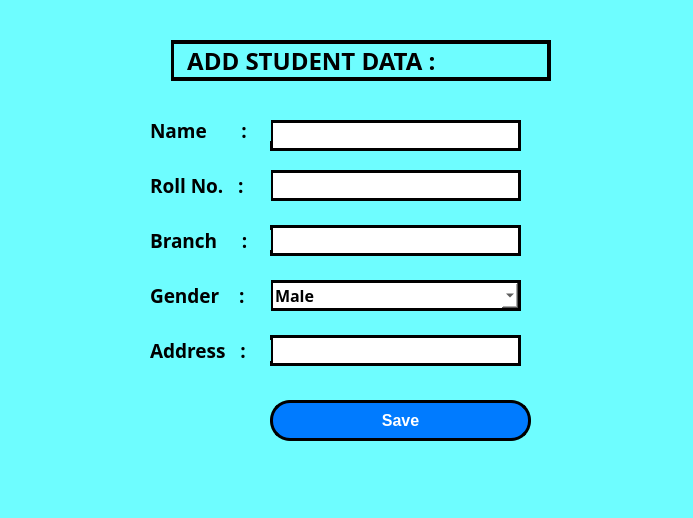
<?xml version="1.0" encoding="UTF-8"?>
<ui version="4.0">
 <class>AddStudentDialog</class>
 <widget class="QDialog" name="AddStudentDialog">
  <property name="geometry">
   <rect>
    <x>0</x>
    <y>0</y>
    <width>693</width>
    <height>518</height>
   </rect>
  </property>
  <property name="windowTitle">
   <string>Add Student Page</string>
  </property>
  <property name="windowIcon">
   <iconset resource="resource.qrc">
    <normaloff>:/img/pic/1.png</normaloff>:/img/pic/1.png</iconset>
  </property>
  <property name="styleSheet">
   <string notr="true">
color: rgb(0, 0, 0);
background-color: rgb(110, 253, 255);</string>
  </property>
  <widget class="QLineEdit" name="namelineEdit">
   <property name="geometry">
    <rect>
     <x>270</x>
     <y>120</y>
     <width>251</width>
     <height>31</height>
    </rect>
   </property>
   <property name="font">
    <font>
     <family>Bell MT</family>
     <pointsize>12</pointsize>
     <bold>true</bold>
    </font>
   </property>
   <property name="styleSheet">
    <string notr="true">border: 3px solid black;
background-color: rgb(255, 255, 255);
</string>
   </property>
  </widget>
  <widget class="QLineEdit" name="rolllineEdit">
   <property name="geometry">
    <rect>
     <x>270</x>
     <y>170</y>
     <width>251</width>
     <height>31</height>
    </rect>
   </property>
   <property name="font">
    <font>
     <family>Bell MT</family>
     <pointsize>12</pointsize>
     <bold>true</bold>
    </font>
   </property>
   <property name="styleSheet">
    <string notr="true">border: 3px solid black;
background-color: rgb(255, 255, 255);</string>
   </property>
  </widget>
  <widget class="QLineEdit" name="branchlineEdit">
   <property name="geometry">
    <rect>
     <x>270</x>
     <y>225</y>
     <width>251</width>
     <height>31</height>
    </rect>
   </property>
   <property name="font">
    <font>
     <family>Bell MT</family>
     <pointsize>12</pointsize>
     <bold>true</bold>
    </font>
   </property>
   <property name="styleSheet">
    <string notr="true">border: 3px solid black;
background-color: rgb(255, 255, 255);</string>
   </property>
  </widget>
  <widget class="QLineEdit" name="addresslineEdit">
   <property name="geometry">
    <rect>
     <x>270</x>
     <y>335</y>
     <width>251</width>
     <height>31</height>
    </rect>
   </property>
   <property name="font">
    <font>
     <family>Bell MT</family>
     <pointsize>12</pointsize>
     <bold>true</bold>
    </font>
   </property>
   <property name="styleSheet">
    <string notr="true">border: 3px solid black;
background-color: rgb(255, 255, 255);</string>
   </property>
   <property name="text">
    <string/>
   </property>
  </widget>
  <widget class="QComboBox" name="gendercomboBox">
   <property name="geometry">
    <rect>
     <x>270</x>
     <y>280</y>
     <width>251</width>
     <height>31</height>
    </rect>
   </property>
   <property name="font">
    <font>
     <family>Bell MT</family>
     <pointsize>12</pointsize>
     <bold>true</bold>
    </font>
   </property>
   <property name="styleSheet">
    <string notr="true">border: 3px solid black;
background-color: rgb(255, 255, 255);
</string>
   </property>
   <item>
    <property name="text">
     <string>Male</string>
    </property>
   </item>
   <item>
    <property name="text">
     <string>Female</string>
    </property>
   </item>
   <item>
    <property name="text">
     <string>Other</string>
    </property>
   </item>
  </widget>
  <widget class="QPushButton" name="btnSaveStudent">
   <property name="geometry">
    <rect>
     <x>270</x>
     <y>400</y>
     <width>261</width>
     <height>41</height>
    </rect>
   </property>
   <property name="font">
    <font>
     <pointsize>12</pointsize>
     <bold>true</bold>
    </font>
   </property>
   <property name="styleSheet">
    <string notr="true">QPushButton {
    background-color: #007bff;     /* Blue background */
    color: white;                  /* White text */
    padding: 8px 16px;             /* Inner spacing */
    font-weight: bold;
border-radius: 20px ;
border: 3px solid black;
 }
QPushButton:hover {
    background-color: #0056b3;     /* Darker blue on hover */
}

QPushButton:pressed {
    background-color: #003d80;     /* Even darker on press */
}</string>
   </property>
   <property name="text">
    <string>Save</string>
   </property>
  </widget>
  <widget class="QLabel" name="label">
   <property name="geometry">
    <rect>
     <x>150</x>
     <y>120</y>
     <width>121</width>
     <height>21</height>
    </rect>
   </property>
   <property name="font">
    <font>
     <family>Bell MT</family>
     <pointsize>14</pointsize>
     <bold>true</bold>
    </font>
   </property>
   <property name="text">
    <string>Name       :</string>
   </property>
  </widget>
  <widget class="QLabel" name="label_2">
   <property name="geometry">
    <rect>
     <x>150</x>
     <y>170</y>
     <width>121</width>
     <height>31</height>
    </rect>
   </property>
   <property name="font">
    <font>
     <family>Bell MT</family>
     <pointsize>14</pointsize>
     <bold>true</bold>
    </font>
   </property>
   <property name="text">
    <string>Roll No.   :</string>
   </property>
  </widget>
  <widget class="QLabel" name="label_3">
   <property name="geometry">
    <rect>
     <x>150</x>
     <y>230</y>
     <width>121</width>
     <height>20</height>
    </rect>
   </property>
   <property name="font">
    <font>
     <family>Bell MT</family>
     <pointsize>14</pointsize>
     <bold>true</bold>
    </font>
   </property>
   <property name="text">
    <string>Branch     :</string>
   </property>
  </widget>
  <widget class="QLabel" name="label_4">
   <property name="geometry">
    <rect>
     <x>150</x>
     <y>280</y>
     <width>121</width>
     <height>31</height>
    </rect>
   </property>
   <property name="font">
    <font>
     <family>Bell MT</family>
     <pointsize>14</pointsize>
     <bold>true</bold>
    </font>
   </property>
   <property name="text">
    <string>Gender    :</string>
   </property>
  </widget>
  <widget class="QLabel" name="label_5">
   <property name="geometry">
    <rect>
     <x>150</x>
     <y>340</y>
     <width>121</width>
     <height>21</height>
    </rect>
   </property>
   <property name="font">
    <font>
     <family>Bell MT</family>
     <pointsize>14</pointsize>
     <bold>true</bold>
    </font>
   </property>
   <property name="text">
    <string>Address   :</string>
   </property>
  </widget>
  <widget class="QLabel" name="label_6">
   <property name="geometry">
    <rect>
     <x>170</x>
     <y>40</y>
     <width>381</width>
     <height>41</height>
    </rect>
   </property>
   <property name="font">
    <font>
     <family>Bell MT</family>
     <pointsize>18</pointsize>
     <bold>true</bold>
    </font>
   </property>
   <property name="styleSheet">
    <string notr="true">border: 4px solid black;
</string>
   </property>
   <property name="text">
    <string> ADD STUDENT DATA :</string>
   </property>
  </widget>
  <widget class="QLabel" name="label_7">
   <property name="geometry">
    <rect>
     <x>100</x>
     <y>20</y>
     <width>71</width>
     <height>71</height>
    </rect>
   </property>
   <property name="styleSheet">
    <string notr="true">
image: url(:/img/pic/add-user_760792.png);
/*
image: url(:/img/pic/3.png);

</string>
   </property>
   <property name="text">
    <string/>
   </property>
  </widget>
 </widget>
 <resources>
  <include location="resource.qrc"/>
 </resources>
 <connections/>
</ui>
